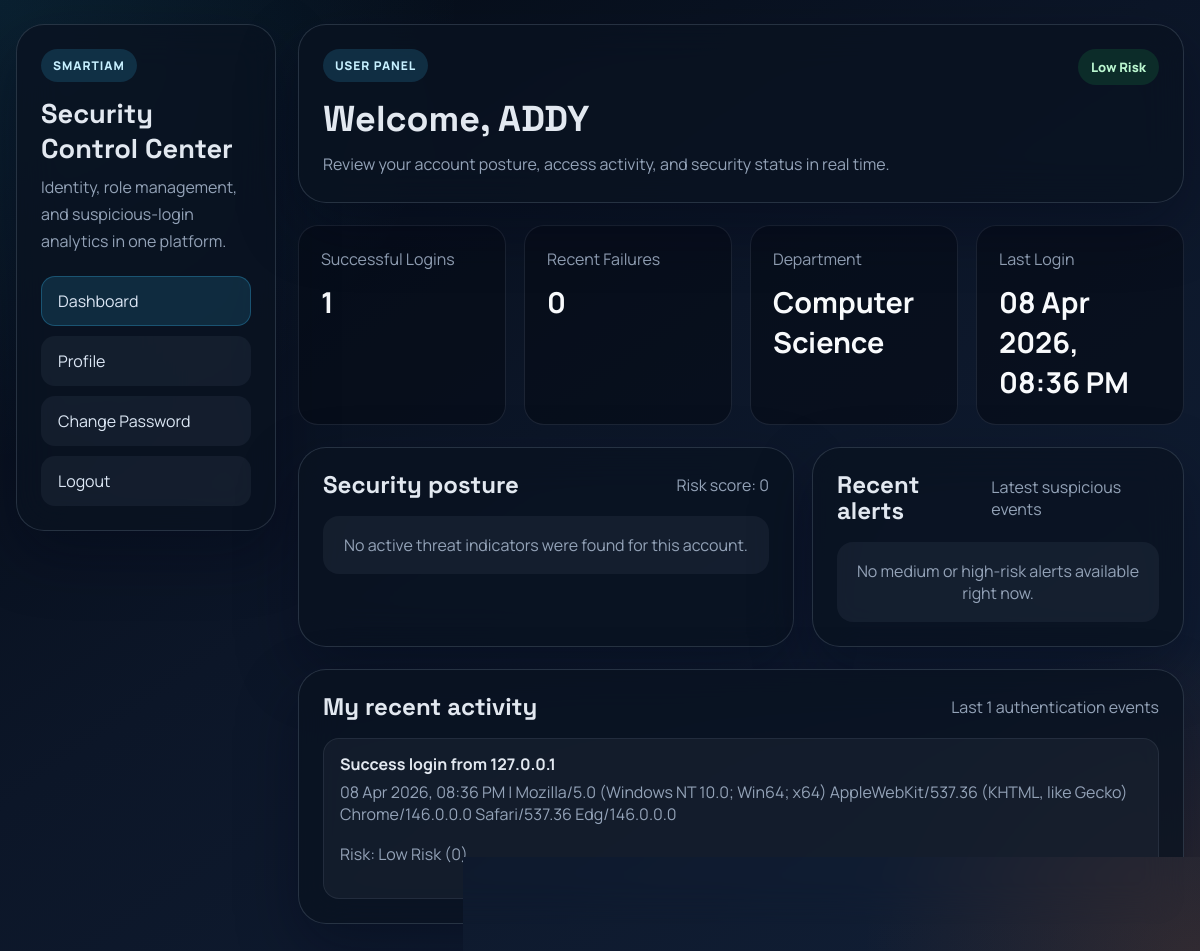
The app's page /dashboard (signed in) with its own data.
### models.py (models this page shows)
class User(db.Model):
    __tablename__ = "user"
    id = db.Column(db.Integer, primary_key=True)
    username = db.Column(db.String(100), unique=True, nullable=False)
    email = db.Column(db.String(120), nullable=True)
    password = db.Column(db.String(200), nullable=False)
    role = db.Column(db.String(50), nullable=False)
    department = db.Column(db.String(120), default="General", nullable=False)
    is_active = db.Column(db.Boolean, default=True, nullable=False)
    failed_attempts = db.Column(db.Integer, default=0, nullable=False)
    login_count = db.Column(db.Integer, default=0, nullable=False)
    created_at = db.Column(db.DateTime, default=utc_now, nullable=False)
    last_login_at = db.Column(db.DateTime, nullable=True)
    locked_until = db.Column(db.DateTime, nullable=True)

class LoginLog(db.Model):
    __tablename__ = "login_log"
    id = db.Column(db.Integer, primary_key=True)
    username = db.Column(db.String(100), nullable=False)
    status = db.Column(db.String(50), nullable=False)
    ip_address = db.Column(db.String(64), nullable=True)
    user_agent = db.Column(db.String(255), nullable=True)
    risk_score = db.Column(db.Integer, default=0, nullable=False)
    risk_level = db.Column(db.String(50), default="Low Risk", nullable=False)
    reasons = db.Column(db.Text, default="", nullable=False)
    created_at = db.Column(db.DateTime, default=utc_now, nullable=False)

### app.py (the view)
@app.route("/dashboard")
@login_required
def dashboard():
    security_posture = detect_suspicious_login(
        g.current_user.username,
        account_role=g.current_user.role,
    )
    recent_logs = (
        LoginLog.query.filter_by(username=g.current_user.username)
        .order_by(LoginLog.created_at.desc())
        .limit(6)
        .all()
    )
    users = User.query.order_by(User.created_at.desc()).all() if g.current_user.role == "admin" else None
    dashboard_metrics = get_dashboard_metrics(g.current_user)
    return render_template(
        "dashboard.html",
        user=g.current_user,
        role=g.current_user.role,
        users=users,
        ai_result=security_posture,
        dashboard_metrics=dashboard_metrics,
        recent_logs=recent_logs,
    )

### app.py (called while the page is built, shortened)
def utc_now():
    return datetime.now(UTC).replace(tzinfo=None)

@app.before_request
def load_user():
    user_id = session.get("user_id")
    g.current_user = db.session.get(User, user_id) if user_id else None

@app.context_processor
def inject_template_data():
    return {
        "project_name": "SmartIAM",
        "current_year": datetime.now().year,
    }

@app.template_filter("format_datetime")
def format_datetime(value):
    if not value:
        return "Never"
    return value.strftime("%d %b %Y, %I:%M %p") if hasattr(value, "strftime") else str(value)

def login_required(view):
    @wraps(view)
    def wrapped_view(*args, **kwargs):
        if not g.current_user:
            flash("Please login to continue.", "warning")
            return redirect(url_for("login"))
        if not g.current_user.is_active:
            session.clear()
            flash("Your account is inactive. Please contact the administrator.", "danger")
            return redirect(url_for("login"))
        return view(*args, **kwargs)
    return wrapped_view

def build_risk_response(score, reasons):
    if score >= 60:
        status = "High Risk"
    elif score >= 30:
        status = "Medium Risk"
    else:
        status = "Low Risk"
    return {"status": status, "score": score, "reasons": reasons}

### templates/dashboard.html (shortened to what this page needs)
{% extends "base.html" %}
{% block content %}
<section class="app-shell">
    <aside class="sidebar panel">
        <div class="brand-block">
            <span class="eyebrow">SmartIAM</span>
            <h2>Security Control Center</h2>
            <p>Identity, role management, and suspicious-login analytics in one platform.</p>
        </div>
        <nav class="nav-links">
            <a class="active" href="{{ url_for('dashboard') }}">Dashboard</a>
            <a href="{{ url_for('profile') }}">Profile</a>
            <a href="{{ url_for('change_password') }}">Change Password</a>
            <a href="{{ url_for('logout') }}">Logout</a>
        </nav>
    </aside>
    <div class="dashboard-main">
        <section class="panel">
            <div class="dashboard-header">
                <div class="dashboard-title">
                    <span class="eyebrow">{{ role|title }} Panel</span>
                    <h1>Welcome, {{ user.username }}</h1>
                    <p>
                        {% if role == 'admin' %}
                            Monitor identities, risk alerts, and access health across the whole system.
                        {% else %}
                            Review your account posture, access activity, and security status in real time.
                        {% endif %}
                    </p>
                </div>
                <div>
                    {% set risk_class = 'low' %}
                    {% if ai_result.status == 'High Risk' %}
                        {% set risk_class = 'high' %}
                    {% elif ai_result.status == 'Medium Risk' %}
                        {% set risk_class = 'medium' %}
                    {% endif %}
                    <span class="status-chip {{ risk_class }}">{{ ai_result.status }}</span>
                </div>
            </div>
        </section>
        <section class="metrics-grid">
            {% for item in dashboard_metrics.primary %}
                <article class="metric-card">
                    <span>{{ item.label }}</span>
                    <strong>{{ item.value }}</strong>
                </article>
            {% endfor %}
        </section>
        <section class="content-grid">
            <article class="panel">
                <div class="section-title">
                    <h2>Security posture</h2>
                    <span class="table-kicker">Risk score: {{ ai_result.score }}</span>
                </div>
                {% if ai_result.reasons %}
                    <ul class="reason-list">
                        {% for reason in ai_result.reasons %}
                            <li>{{ reason }}</li>
                        {% endfor %}
                    </ul>
                {% else %}
                    <div class="empty-state">No active threat indicators were found for this account.</div>
                {% endif %}
            </article>
            <article class="panel">
                <div class="section-title">
                    <h2>Recent alerts</h2>
                    <span class="table-kicker">Latest suspicious events</span>
                </div>
                {% if dashboard_metrics.recent_alerts %}
                    <div class="alert-list">
                        {% for alert in dashboard_metrics.recent_alerts %}
                            <div class="alert-item">
                                <strong>{{ alert.username }} - {{ alert.risk_level }}</strong>
                                <span class="muted">{{ alert.created_at|format_datetime }}</span>
                                <p>{{ alert.reasons or 'Behavior flagged by the detection engine.' }}</p>
                            </div>
                        {% endfor %}
                    </div>
                {% else %}
                    <div class="empty-state">No medium or high-risk alerts available right now.</div>
                {% endif %}
            </article>
        </section>
        <section class="table-panel">
            <div class="section-title">
                <h2>My recent activity</h2>
                <span class="table-kicker">Last {{ recent_logs|length }} authentication events</span>
            </div>
            {% if recent_logs %}
                <div class="activity-list">
                    {% for log in recent_logs %}
                        <div class="activity-item">
                            <strong>{{ log.status|title }} login from {{ log.ip_address or 'Unknown IP' }}</strong>
                            <span class="muted">{{ log.created_at|format_datetime }} | {{ log.user_agent or 'Unknown device' }}</span>
                            <p>Risk: {{ log.risk_level }} ({{ log.risk_score }})</p>
                        </div>
                    {% endfor %}
                </div>
            {% else %}
                <div class="empty-state">No login activity found for this account yet.</div>
            {% endif %}
        </section>
    </div>
</section>
{% endblock %}

### static/app.css (style rules this page uses)
:root { --bg: #07111f; --bg-soft: #101f35; --panel: rgba(9, 18, 33, 0.78); --panel-solid: #0d1728; --panel-light: #f8fafc; --line: rgba(148, 163, 184, 0.22); --text: #e2e8f0; --text-soft: #94a3b8; --text-dark: #0f172a; --primary: #38bdf8; --primary-soft: rgba(56, 189, 248, 0.16); --success: #22c55e; --warning: #f59e0b; --danger: #ef4444; --accent: #f97316; --shadow: 0 24px 60px rgba(2, 6, 23, 0.35); --radius-xl: 28px; --radius-lg: 20px; --radius-md: 14px; }
* { box-sizing: border-box; }
body { margin: 0; min-height: 100vh; font-family: "Manrope", sans-serif; color: var(--text); background: radial-gradient(circle at top left, rgba(56, 189, 248, 0.12), transparent 30%), radial-gradient(circle at bottom right, rgba(249, 115, 22, 0.14), transparent 22%), linear-gradient(145deg, #040b15 0%, #0c1628 45%, #111f36 100%); }
a { color: inherit; }
.hero-panel, .auth-card, .panel, .table-panel, .chart-panel, .profile-panel { background: var(--panel); border: 1px solid var(--line); border-radius: var(--radius-xl); box-shadow: var(--shadow); backdrop-filter: blur(20px); }
.eyebrow { display: inline-flex; align-items: center; gap: 8px; padding: 8px 12px; border-radius: 999px; background: var(--primary-soft); color: #c7f0ff; font-size: 12px; font-weight: 800; letter-spacing: 0.08em; text-transform: uppercase; }
.hero-panel h1, .auth-card h1, .section-title h2, .profile-panel h2, .dashboard-title h1 { margin: 18px 0 12px; font-family: "Space Grotesk", sans-serif; font-weight: 700; line-height: 1.08; }
.hero-panel p, .auth-card p, .panel p, .profile-panel p, .table-panel p { color: var(--text-soft); line-height: 1.7; }
.app-shell { display: grid; grid-template-columns: 260px 1fr; gap: 22px; align-items: start; }
.sidebar { position: sticky; top: 22px; padding: 24px; }
.brand-block h2 { margin: 14px 0 8px; font-family: "Space Grotesk", sans-serif; font-size: 1.7rem; }
.brand-block p { margin: 0 0 20px; }
.nav-links { display: grid; gap: 10px; }
.nav-links a { padding: 13px 16px; text-decoration: none; border-radius: 14px; color: #dce7f5; background: rgba(148, 163, 184, 0.08); border: 1px solid transparent; }
.nav-links a.active, .nav-links a:hover { border-color: rgba(56, 189, 248, 0.28); background: rgba(56, 189, 248, 0.14); }
.dashboard-main { display: grid; gap: 22px; }
.panel, .table-panel, .chart-panel, .profile-panel { padding: 24px; }
.dashboard-header { display: flex; justify-content: space-between; align-items: flex-start; gap: 20px; }
.dashboard-title h1 { font-size: clamp(2rem, 3vw, 3rem); }
.dashboard-title p { margin: 0; }
.status-chip { display: inline-flex; align-items: center; padding: 9px 13px; border-radius: 999px; font-size: 13px; font-weight: 800; }
.status-chip.low { background: rgba(34, 197, 94, 0.14); color: #bbf7d0; }
.metrics-grid, .content-grid, .summary-grid, .profile-grid { display: grid; gap: 18px; }
.metrics-grid { grid-template-columns: repeat(auto-fit, minmax(200px, 1fr)); }
.content-grid { grid-template-columns: 1.2fr 0.9fr; }
.metric-card, .info-card { padding: 22px; border-radius: 20px; background: rgba(6, 12, 24, 0.68); border: 1px solid rgba(148, 163, 184, 0.15); }
.metric-card span, .info-card span, .table-kicker, .muted { color: var(--text-soft); }
.metric-card strong, .info-card strong { display: block; margin-top: 12px; color: #f8fafc; font-size: 1.8rem; }
.section-title { display: flex; align-items: center; justify-content: space-between; gap: 12px; margin-bottom: 18px; }
.section-title h2, .section-title h3 { margin: 0; font-family: "Space Grotesk", sans-serif; }
.reason-list, .alert-list, .activity-list { display: grid; gap: 12px; }
.reason-list li, .alert-item, .activity-item { padding: 14px 16px; border-radius: 16px; background: rgba(255, 255, 255, 0.04); border: 1px solid rgba(148, 163, 184, 0.12); }
.alert-item strong, .activity-item strong { display: block; margin-bottom: 6px; }
.empty-state { padding: 18px; border-radius: 16px; background: rgba(148, 163, 184, 0.08); color: var(--text-soft); text-align: center; }

### records on screen
User: role "USER", username "ADDY", label "Department", value "Computer Science"
LoginLog: status "Low Risk", status "Success", ip_address "127.0.0.1", created_at "08 Apr 2026, 08:36 PM", user_agent "Mozilla/5.0 (Windows NT 10.0; Win64; x64) AppleWebKit/537.36 (KHTML, like Gecko) Chrome/146.0.0.0 Safari/537.36 Edg/146.0.0.0", risk_level "Low Risk", risk_score "0"

### other values on screen
{{ item.label }} "Successful Logins" "Recent Failures" "Last Login"
{{ item.value }} "1" "0" "08 Apr 2026, 08:36 PM"
{{ ai_result.score }} "0"
{{ recent_logs|length }} "1"
